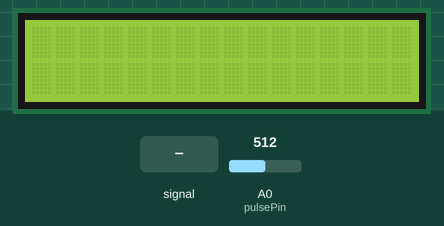
Recording of a sketch running on a simulated Arduino Uno, built with avr-gcc and run on an emulated ATmega328P. On the bench: 16×2 character LCD. Inputs (shaded band) come from the test bench; at power-on: A0 (pulsePin) = 512. What the sketch prints to the serial monitor is not drawn.

Above: at 1.2 s.
1.3 s: A0 (pulsePin) fed a 200 Hz sine of ±81 counts around its level
At 2.28 s:
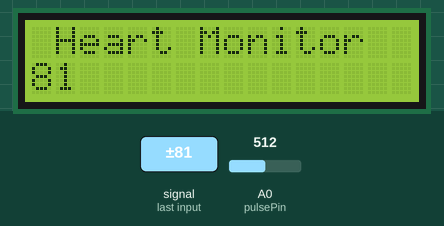
4.3 s: A0 (pulsePin) set to 716
At 5.4 s:
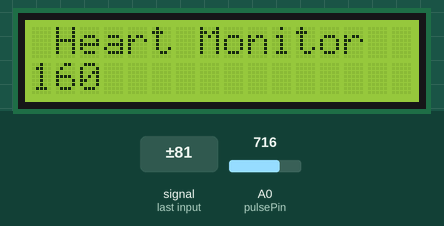
5.8 s: A0 (pulsePin) fed a 1000 Hz sine of ±255 counts around its level
At 9.1 s:
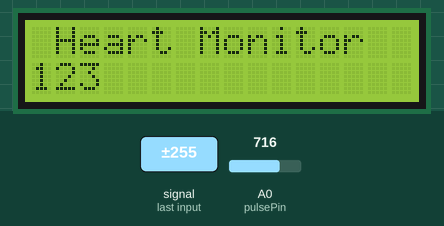
Timing chart, 0 to 10.6 s (numbered marks = the images above; inputs shaded):
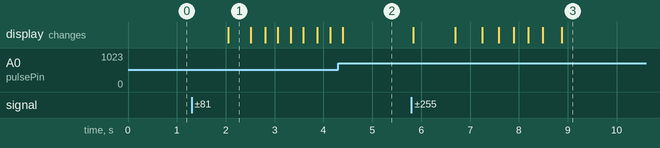

The sketch:

heartsensorwith_lcd.ino
```cpp
//Import necessary library
#include <Wire.h>
#include <LiquidCrystal.h>
#define pulsePin A0

//LCD pins initial setup
LiquidCrystal lcd(12, 11, 5, 4, 3, 2);

//variables for Beat Sensor
int rate[10];
unsigned long sampleCounter = 0;
unsigned long lastBeatTime = 0;
unsigned long lastTime = 0, N;
int BPM = 0;
int IBI = 0;
int P = 512;
int T = 512;
int thresh = 512;
int amp = 100;
int Signal;
boolean Pulse = false;
boolean firstBeat = true;
boolean secondBeat = true;
boolean QS = false;


void setup(void)
{
  Serial.begin(9600);
  Serial.println("Started" );
  lcd.begin(16, 2);
  lcd.clear();
  lcd.setCursor(0, 0);
}

void loop(void)
{
  if (QS == true) {
    Serial.println("BPM: " + String(BPM));
    QS = false;
  } else if (millis() >= (lastTime + 2)) {
    readPulse();
    lastTime = millis();
  }
}


//Read beat pulse from sensor
void readPulse() {

  Signal = analogRead(pulsePin);
  sampleCounter += 2;
  int N = sampleCounter - lastBeatTime;

  detectSetHighLow();

  if (N > 250) {
    if ( (Signal > thresh) && (Pulse == false) && (N > (IBI / 5) * 3) )
      pulseDetected();
  }

  if (Signal < thresh && Pulse == true) {
    Pulse = false;
    amp = P - T;
    thresh = amp / 2 + T;
    P = thresh;
    T = thresh;
  }

  if (N > 2500) {
    thresh = 512;
    P = 512;
    T = 512;
    lastBeatTime = sampleCounter;
    firstBeat = true;
    secondBeat = true;
  }

}

void detectSetHighLow() {
  if (Signal < thresh && N > (IBI / 5) * 3) {
    if (Signal < T) {
      T = Signal;
    }
  }
  if (Signal > thresh && Signal > P) {
    P = Signal;
  }
}

//Fires when Pulse is detected
void pulseDetected() {
  Pulse = true;
  IBI = sampleCounter - lastBeatTime;
  lastBeatTime = sampleCounter;

  if (firstBeat) {
    firstBeat = false;
    return;
  }
  if (secondBeat) {
    secondBeat = false;
    for (int i = 0; i <= 9; i++) {
      rate[i] = IBI;
    }
  }

  word runningTotal = 0;

  for (int i = 0; i <= 8; i++) {
    rate[i] = rate[i + 1];
    runningTotal += rate[i];
  }

  rate[9] = IBI;
  runningTotal += rate[9];
  runningTotal /= 10;
  BPM = 60000 / runningTotal;
  QS = true;

  //print BPM to console
  Serial.println(BPM );


  //Print BPM to LCD
  lcd.setCursor(0, 0);
  lcd.print(" Heart Monitor ");
  lcd.setCursor(0, 1);
  lcd.print("          ");
  lcd.setCursor(0, 1);
  lcd.print(BPM);

}
```

Measured:
- after the input at 1.3 s, the display: changes after 0.75 s (image 1)
- after the input at 5.8 s, the display: first changes at once (image 3 shows a later state)
- what the display in image 1 shows lasts 0.4 s, from 2.1 s to 2.5 s
